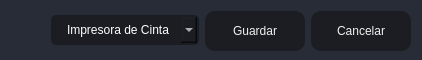
                    <widget class="QFrame" name="frame_2">
                     <property name="minimumSize">
                      <size>
                       <width>0</width>
                       <height>60</height>
                      </size>
                     </property>
                     <property name="maximumSize">
                      <size>
                       <width>16777215</width>
                       <height>60</height>
                      </size>
                     </property>
                     <property name="styleSheet">
                      <string notr="true">background-color: rgb(39, 44, 54);
border-radius: 5px;</string>
                     </property>
                     <property name="frameShape">
                      <enum>QFrame::StyledPanel</enum>
                     </property>
                     <property name="frameShadow">
                      <enum>QFrame::Raised</enum>
                     </property>
                     <layout class="QHBoxLayout" name="horizontalLayout_9">
                      <item>
                       <layout class="QGridLayout" name="gridLayout">
                        <item row="0" column="0">
                         <spacer name="horizontalSpacer">
                          <property name="orientation">
                           <enum>Qt::Horizontal</enum>
                          </property>
                          <property name="sizeHint" stdset="0">
                           <size>
                            <width>40</width>
                            <height>20</height>
                           </size>
                          </property>
                         </spacer>
                        </item>
                        <item row="0" column="2">
                         <widget class="QPushButton" name="btn_guardar">
                          <property name="minimumSize">
                           <size>
                            <width>100</width>
                            <height>40</height>
                           </size>
                          </property>
                          <property name="styleSheet">
                           <string notr="true">QPushButton {
	border-color: rgb(27, 29, 35);
	font: 75 10pt &quot;MS Shell Dlg 2&quot;;
	color: rgb(240, 240, 240);
	background-color: rgb(27, 29, 35);
	border: 0px solid;
	border-radius: 10px;	
}
QPushButton:hover {
	background-color:rgb(44, 49, 60);
	border-color: rgb(27, 29, 35);
	border: 2px solid;
}</string>
                          </property>
                          <property name="text">
                           <string>Guardar</string>
                          </property>
                         </widget>
                        </item>
                        <item row="0" column="3">
                         <widget class="QPushButton" name="btnr">
                          <property name="minimumSize">
                           <size>
                            <width>100</width>
                            <height>40</height>
                           </size>
                          </property>
                          <property name="styleSheet">
                           <string notr="true">QPushButton {
	border-color: rgb(27, 29, 35);
	font: 75 10pt &quot;MS Shell Dlg 2&quot;;
	color: rgb(240, 240, 240);
	background-color: rgb(27, 29, 35);
	border: 0px solid;
	border-radius: 10px;	
}
QPushButton:hover {
	background-color:rgb(44, 49, 60);
	border-color: rgb(27, 29, 35);
	border: 2px solid;
}</string>
                          </property>
                          <property name="text">
                           <string>Cancelar</string>
                          </property>
                         </widget>
                        </item>
                        <item row="0" column="1">
                         <widget class="QComboBox" name="comboBox_impresora">
                          <property name="styleSheet">
                           <string notr="true">QComboBox{
	background-color: rgb(27, 29, 35);
	border-radius: 5px;
	border: 2px solid rgb(27, 29, 35);
	padding: 5px;
	padding-left: 14px;
	color: rgb(255, 255, 255);
    font: 75 12pt &quot;MS Shell Dlg 2&quot;;
}
QComboBox:hover{
	border: 2px solid rgb(64, 71, 88);
}
QComboBox QAbstractItemView {
	color: rgb(85, 170, 255);	
	background-color: rgb(27, 29, 35);
	padding: 10px;
	selection-background-color: rgb(39, 44, 54);
}</string>
                          </property>
                          <item>
                           <property name="text">
                            <string>Impresora de Cinta</string>
                           </property>
                          </item>
                          <item>
                           <property name="text">
                            <string>Impresora Windows</string>
                           </property>
                          </item>
                         </widget>
                        </item>
                       </layout>
                      </item>
                     </layout>
                    </widget>
